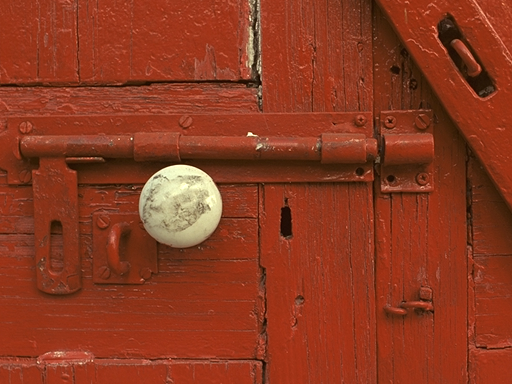
#> input picture tid2013/reference_images_more/I01 (11).BMP, 512 x 384 px; its folder holds 4 pictures in this run
$ python svr.py   (older library calls are emulated)
#> lines starting #> are read from the running program, lines starting #| are printed output that depends on the picture

import cv2
import os
import numpy as np
from skimage import feature
from sklearn.svm import SVR
from sklearn.model_selection import train_test_split
from sklearn.metrics import mean_squared_error, accuracy_score
from sklearn.preprocessing import StandardScaler
import scipy.stats
from PIL import Image, ImageEnhance
import matplotlib.pyplot as plt

# 函数：计算颜色矩
def calculate_color_moments(image):
    # 将彩色图像转为HSV模型
    hsv_image = cv2.cvtColor(image, cv2.COLOR_BGR2HSV)
    # 提取S和V通道
    s_channel = hsv_image[:, :, 1]
    v_channel = hsv_image[:, :, 2]

    # 计算颜色矩
    s_moments = cv2.moments(s_channel).values()
    v_moments = cv2.moments(v_channel).values()

    # 添加额外的颜色矩，第三个颜色矩是偏度，第四个颜色矩是峰度
    s_skewness = cv2.moments(s_channel)['mu03'] if cv2.moments(s_channel)['m00'] != 0 else 0
    v_skewness = cv2.moments(v_channel)['mu03'] if cv2.moments(v_channel)['m00'] != 0 else 0
    s_kurtosis = cv2.moments(s_channel)['mu02'] if cv2.moments(s_channel)['m00'] != 0 else 0
    v_kurtosis = cv2.moments(v_channel)['mu02'] if cv2.moments(v_channel)['m00'] != 0 else 0

    return list(s_moments) + list(v_moments) + [s_skewness, v_skewness, s_kurtosis, v_kurtosis]


# 函数：梯度局部二值法
def gradient_local_binary_pattern(input_image):
    gray_image = cv2.cvtColor(input_image, cv2.COLOR_BGR2GRAY)
    # 计算梯度
    gradient_x = cv2.Sobel(gray_image, cv2.CV_64F, 1, 0, ksize=5)
    gradient_y = cv2.Sobel(gray_image, cv2.CV_64F, 0, 1, ksize=5)
    gradient_magnitude = np.sqrt(gradient_x ** 2 + gradient_y ** 2)
    gradient_magnitude = np.uint8(255 * gradient_magnitude / np.max(gradient_magnitude))

    # 计算局部二值模式
    lbp = feature.local_binary_pattern(gradient_magnitude, P=8, R=1, method="uniform")

    return lbp


# 数据增强函数
def augment_image(image_path):
    # 使用 OpenCV 读取图像
    aug_img = cv2.imread(image_path)

    # OpenCV 图像增强：旋转和翻转
    rows, cols, _ = aug_img .shape
    M = cv2.getRotationMatrix2D((cols / 2, rows / 2), 30, 1)
    aug_img = cv2.warpAffine(aug_img, M, (cols, rows))
    aug_img = cv2.flip(aug_img, 1)

    # 使用 Pillow 进行图像增强：调整亮度和对比度
    pil_img = Image.fromarray(cv2.cvtColor(aug_img, cv2.COLOR_BGR2RGB))
    enhancer = ImageEnhance.Brightness(pil_img)
    aug_img = np.array(enhancer.enhance(1.5))  # 增加亮度
    enhancer = ImageEnhance.Contrast(Image.fromarray(aug_img ))
    aug_img = np.array(enhancer.enhance(1.5))  # 增加对比度

    return aug_img


# 加载图像数据集
good_quality_folder = "./tid2013/reference_images_more"
bad_quality_folder = "./tid2013/distorted_images_less"

# 读取图像并提取特征
x = []
y = []

# 处理好质量图像
for filename in os.listdir(good_quality_folder):
    # image = cv2.imread(os.path.join(good_quality_folder, filename))
    image_path = os.path.join(good_quality_folder, filename)
    image = augment_image(image_path)
#> in augment_image, aug_img is the input picture: shape (384, 512, 3); mean B, G, R 32, 57.4, 139.9
#> in augment_image, `aug_img = np.array(enhancer.enhance(1.5))`:
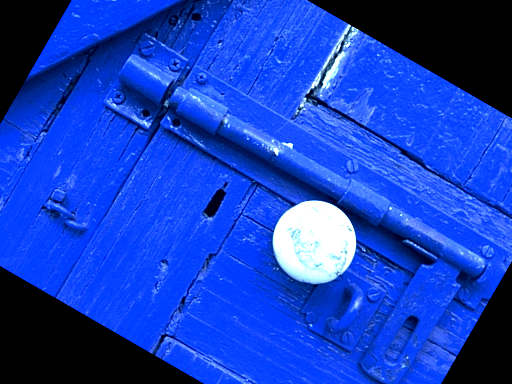
#> aug_img: shape (384, 512, 3); mean of channels 0, 1, 2 193, 64, 21.1; drawn as B, G, R
    # 计算颜色矩
    color_moments = calculate_color_moments(image)
#> in calculate_color_moments, `hsv_image = cv2.cvtColor(image, cv2.COLOR_BGR2HSV)`: hsv_image: shape (384, 512, 3); mean H, S, V 91.7, 191.1, 193
#> in calculate_color_moments, `s_channel = hsv_image[:, :, 1]`:
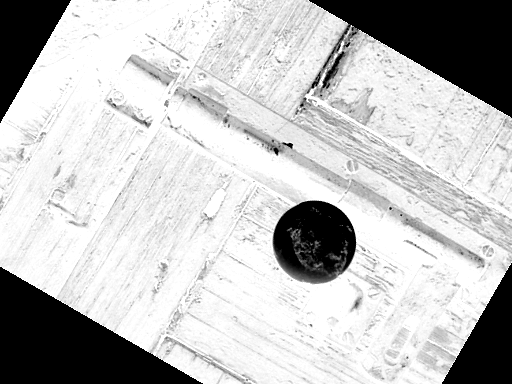
#> s_channel: shape (384, 512); min 0, max 255, mean 191.1
#> in calculate_color_moments, `v_channel = hsv_image[:, :, 2]`:
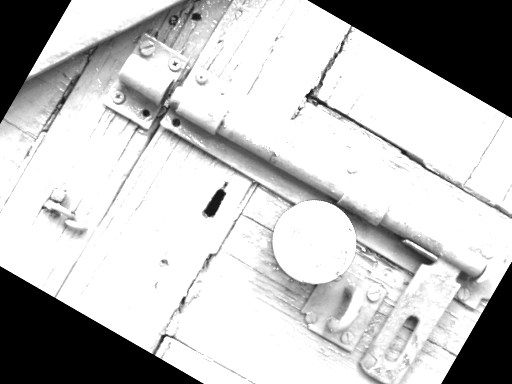
#> v_channel: shape (384, 512); min 0, max 255, mean 193
#> in calculate_color_moments, `s_skewness = cv2.moments(s_channel)['mu03'] if cv2.moments(s_channel)[..`: s_skewness = 3.43e+11
#> in calculate_color_moments, `v_skewness = cv2.moments(v_channel)['mu03'] if cv2.moments(v_channel)[..`: v_skewness = -6.78e+11
#> in calculate_color_moments, `s_kurtosis = cv2.moments(s_channel)['mu02'] if cv2.moments(s_channel)[..`: s_kurtosis = 3.85e+11
#> in calculate_color_moments, `v_kurtosis = cv2.moments(v_channel)['mu02'] if cv2.moments(v_channel)[..`: v_kurtosis = 3.74e+11
#> color_moments = 52 values, max 1.17e+15 at index 30, min -6.78e+11 at index 40, mean 1.06e+14
    # 计算梯度局部二值模式
    lbp = gradient_local_binary_pattern(image)
#> in gradient_local_binary_pattern, `gray_image = cv2.cvtColor(input_image, cv2.COLOR_BGR2GRAY)`:
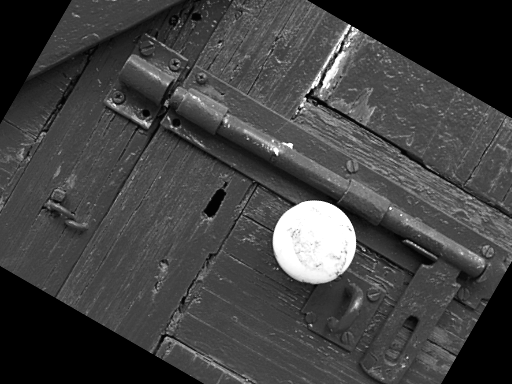
#> gray_image: shape (384, 512); min 0, max 255, mean 65.9
#> in gradient_local_binary_pattern, `gradient_y = cv2.Sobel(gray_image, cv2.CV_64F, 0, 1, ksize=5)`:
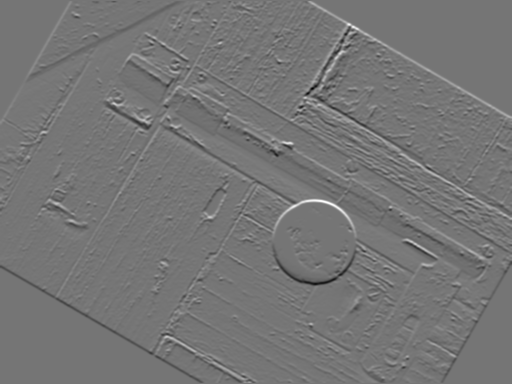
#> gradient_y: shape (384, 512) float64; min -9641, max 11198, mean 1.1; drawn with min black and max white
#> in gradient_local_binary_pattern, `gradient_magnitude = np.sqrt(gradient_x ** 2 + gradient_y ** 2)`:
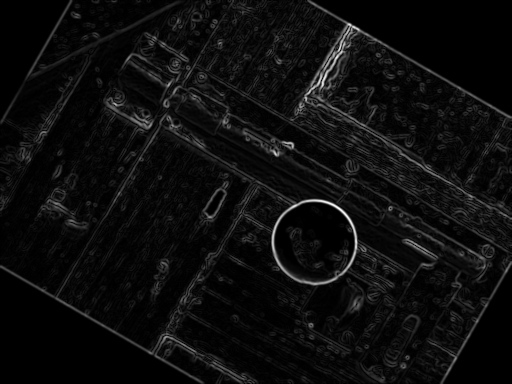
#> gradient_magnitude: shape (384, 512) float64; min 0, max 12166.1, mean 651.7; drawn with min black and max white
#> in gradient_local_binary_pattern, `lbp = feature.local_binary_pattern(gradient_magnitude, P=8, R=1, metho..`:
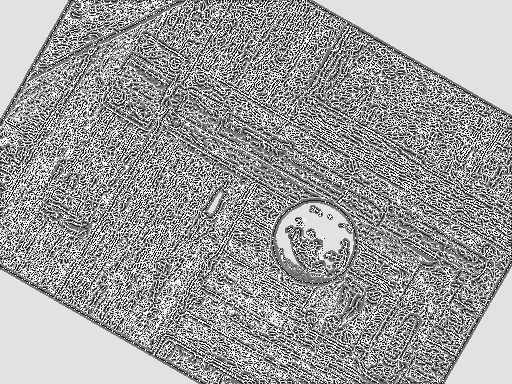
#> lbp: shape (384, 512) float64; min 0, max 9, mean 5.59; drawn with min black and max white
    # 将特征合并
    features = np.concatenate([lbp.flatten(), color_moments])
    x.append(features)
    # print(type(x))
    y.append(1)  # 1 表示好质量图像
#> pass 2 of the loop `for filename in os.listdir(good_quality_folder):`:
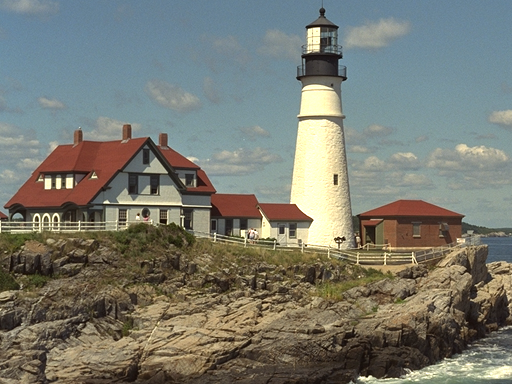
#> input picture tid2013/reference_images_more/I01 (191).BMP, 512 x 384 px
#> in augment_image, aug_img is the input picture: shape (384, 512, 3); mean B, G, R 112.3, 122.1, 120.8
#> hsv_image: shape (384, 512, 3); mean H, S, V 50.3, 76.7, 170.1
#> in calculate_color_moments (call 2), `v_channel = hsv_image[:, :, 2]`:
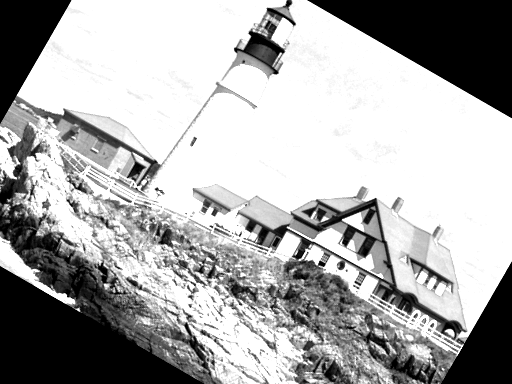
#> v_channel: shape (384, 512); min 0, max 255, mean 170.1
#> s_skewness = -6.19e+12
#> v_skewness = 6.23e+12
#> s_kurtosis = 1.35e+11
#> v_kurtosis = 3.15e+11
#> color_moments = 52 values, max 1.08e+15 at index 30, min -6.19e+12 at index 16, mean 6.98e+13
#> in gradient_local_binary_pattern (call 2), `lbp = feature.local_binary_pattern(gradient_magnitude, P=8, R=1, metho..`:
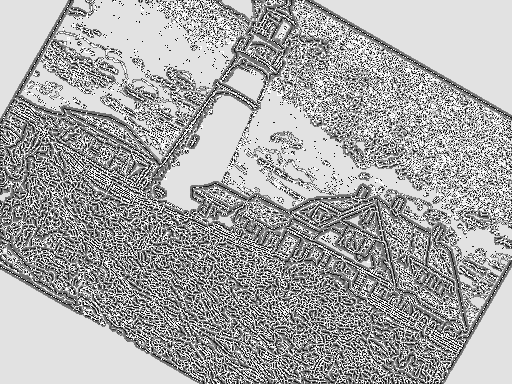
#> lbp: shape (384, 512) float64; min 0, max 9, mean 5.94; drawn with min black and max white

# 处理坏质量图像
#> (the run stopped early here; a loop or call above may not have finished)
